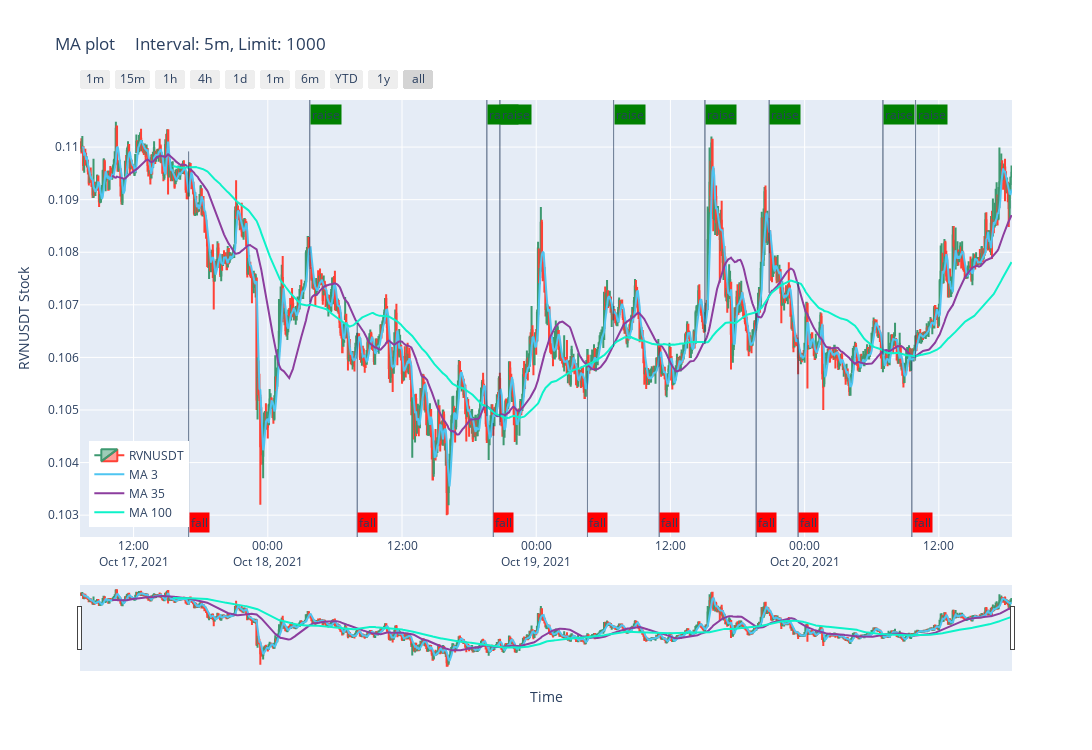

The code cell stored with this chart in its notebook:
### Code cell
# draw ticks
fig.update_layout(
    shapes = [dict(
        x0=i.timestamp, 
        x1=i.timestamp, 
        y0=0 if i.type == 'fall' else remap(i.val, max_val, min_val, 0, 1), 
        y1=remap(i.val, max_val, min_val, 0, 1) if i.type == 'fall' else 1, 
        xref='x', 
        yref='paper', 
        line_width=1, 
        opacity=FLAG_OPACITY,) for i in MA_ints ],
    annotations=[dict(
        x=i.timestamp, 
        y=0.01 if i.type == 'fall' else 0.99 , 
        xref='x', 
        yref='paper', 
        showarrow=False, 
        xanchor='left', 
        text=i.type, 
        bgcolor='red' if i.type == 'fall' else 'green') for i in MA_ints],
    hovermode='x',
)
# rename traces

### Figure 1 — Plotly figure (JSON) as saved in the notebook; plotly's stock layout.template omitted (floating-point values rounded to 4 significant figures; data arrays with more than 128 entries replaced by an {"elided": "..."} marker saying what was removed)
{"data": [{"close": {"elided": "1000 str values"}, "high": {"elided": "1000 str values"}, "low": {"elided": "1000 str values"}, "name": "RVNUSDT", "open": {"elided": "1000 str values"}, "type": "candlestick", "x": {"elided": "1000 str values"}}, {"line": {"color": "#4EC5F1", "width": 2}, "name": "MA 3", "type": "scatter", "x": {"elided": "1000 str values"}, "y": {"elided": "1000 float values"}}, {"line": {"color": "#8c3d9e", "width": 2}, "name": "MA 35", "type": "scatter", "x": {"elided": "1000 str values"}, "y": {"elided": "1000 float values"}}, {"line": {"color": "#0df2c9", "width": 2}, "name": "MA 100", "type": "scatter", "x": {"elided": "1000 str values"}, "y": {"elided": "1000 float values"}}], "layout": {"annotations": [{"bgcolor": "red", "showarrow": false, "text": "fall", "x": "2021-10-17T16:55:00", "xanchor": "left", "xref": "x", "y": 0.01, "yref": "paper"}, {"bgcolor": "green", "showarrow": false, "text": "raise", "x": "2021-10-18T03:45:00", "xanchor": "left", "xref": "x", "y": 0.99, "yref": "paper"}, {"bgcolor": "red", "showarrow": false, "text": "fall", "x": "2021-10-18T08:00:00", "xanchor": "left", "xref": "x", "y": 0.01, "yref": "paper"}, {"bgcolor": "green", "showarrow": false, "text": "raise", "x": "2021-10-18T19:35:00", "xanchor": "left", "xref": "x", "y": 0.99, "yref": "paper"}, {"bgcolor": "red", "showarrow": false, "text": "fall", "x": "2021-10-18T20:10:00", "xanchor": "left", "xref": "x", "y": 0.01, "yref": "paper"}, {"bgcolor": "green", "showarrow": false, "text": "raise", "x": "2021-10-18T20:45:00", "xanchor": "left", "xref": "x", "y": 0.99, "yref": "paper"}, {"bgcolor": "red", "showarrow": false, "text": "fall", "x": "2021-10-19T04:35:00", "xanchor": "left", "xref": "x", "y": 0.01, "yref": "paper"}, {"bgcolor": "green", "showarrow": false, "text": "raise", "x": "2021-10-19T06:55:00", "xanchor": "left", "xref": "x", "y": 0.99, "yref": "paper"}, {"bgcolor": "red", "showarrow": false, "text": "fall", "x": "2021-10-19T11:00:00", "xanchor": "left", "xref": "x", "y": 0.01, "yref": "paper"}, {"bgcolor": "green", "showarrow": false, "text": "raise", "x": "2021-10-19T15:05:00", "xanchor": "left", "xref": "x", "y": 0.99, "yref": "paper"}, {"bgcolor": "red", "showarrow": false, "text": "fall", "x": "2021-10-19T19:40:00", "xanchor": "left", "xref": "x", "y": 0.01, "yref": "paper"}, {"bgcolor": "green", "showarrow": false, "text": "raise", "x": "2021-10-19T20:50:00", "xanchor": "left", "xref": "x", "y": 0.99, "yref": "paper"}, {"bgcolor": "red", "showarrow": false, "text": "fall", "x": "2021-10-19T23:25:00", "xanchor": "left", "xref": "x", "y": 0.01, "yref": "paper"}, {"bgcolor": "green", "showarrow": false, "text": "raise", "x": "2021-10-20T07:00:00", "xanchor": "left", "xref": "x", "y": 0.99, "yref": "paper"}, {"bgcolor": "red", "showarrow": false, "text": "fall", "x": "2021-10-20T09:35:00", "xanchor": "left", "xref": "x", "y": 0.01, "yref": "paper"}, {"bgcolor": "green", "showarrow": false, "text": "raise", "x": "2021-10-20T09:55:00", "xanchor": "left", "xref": "x", "y": 0.99, "yref": "paper"}], "height": 750, "hovermode": "x", "legend": {"x": 0.01, "xanchor": "left", "y": 0.22, "yanchor": "top"}, "shapes": [{"line": {"width": 1}, "opacity": 0.6, "x0": "2021-10-17T16:55:00", "x1": "2021-10-17T16:55:00", "xref": "x", "y0": 0, "y1": 0.8819, "yref": "paper"}, {"line": {"width": 1}, "opacity": 0.6, "x0": "2021-10-18T03:45:00", "x1": "2021-10-18T03:45:00", "xref": "x", "y0": 0.538, "y1": 1, "yref": "paper"}, {"line": {"width": 1}, "opacity": 0.6, "x0": "2021-10-18T08:00:00", "x1": "2021-10-18T08:00:00", "xref": "x", "y0": 0, "y1": 0.4891, "yref": "paper"}, {"line": {"width": 1}, "opacity": 0.6, "x0": "2021-10-18T19:35:00", "x1": "2021-10-18T19:35:00", "xref": "x", "y0": 0.2767, "y1": 1, "yref": "paper"}, {"line": {"width": 1}, "opacity": 0.6, "x0": "2021-10-18T20:10:00", "x1": "2021-10-18T20:10:00", "xref": "x", "y0": 0, "y1": 0.2607, "yref": "paper"}, {"line": {"width": 1}, "opacity": 0.6, "x0": "2021-10-18T20:45:00", "x1": "2021-10-18T20:45:00", "xref": "x", "y0": 0.2557, "y1": 1, "yref": "paper"}, {"line": {"width": 1}, "opacity": 0.6, "x0": "2021-10-19T04:35:00", "x1": "2021-10-19T04:35:00", "xref": "x", "y0": 0, "y1": 0.3803, "yref": "paper"}, {"line": {"width": 1}, "opacity": 0.6, "x0": "2021-10-19T06:55:00", "x1": "2021-10-19T06:55:00", "xref": "x", "y0": 0.4353, "y1": 1, "yref": "paper"}, {"line": {"width": 1}, "opacity": 0.6, "x0": "2021-10-19T11:00:00", "x1": "2021-10-19T11:00:00", "xref": "x", "y0": 0, "y1": 0.4337, "yref": "paper"}, {"line": {"width": 1}, "opacity": 0.6, "x0": "2021-10-19T15:05:00", "x1": "2021-10-19T15:05:00", "xref": "x", "y0": 0.4416, "y1": 1, "yref": "paper"}, {"line": {"width": 1}, "opacity": 0.6, "x0": "2021-10-19T19:40:00", "x1": "2021-10-19T19:40:00", "xref": "x", "y0": 0, "y1": 0.5123, "yref": "paper"}, {"line": {"width": 1}, "opacity": 0.6, "x0": "2021-10-19T20:50:00", "x1": "2021-10-19T20:50:00", "xref": "x", "y0": 0.5587, "y1": 1, "yref": "paper"}, {"line": {"width": 1}, "opacity": 0.6, "x0": "2021-10-19T23:25:00", "x1": "2021-10-19T23:25:00", "xref": "x", "y0": 0, "y1": 0.5833, "yref": "paper"}, {"line": {"width": 1}, "opacity": 0.6, "x0": "2021-10-20T07:00:00", "x1": "2021-10-20T07:00:00", "xref": "x", "y0": 0.4177, "y1": 1, "yref": "paper"}, {"line": {"width": 1}, "opacity": 0.6, "x0": "2021-10-20T09:35:00", "x1": "2021-10-20T09:35:00", "xref": "x", "y0": 0, "y1": 0.4044, "yref": "paper"}, {"line": {"width": 1}, "opacity": 0.6, "x0": "2021-10-20T09:55:00", "x1": "2021-10-20T09:55:00", "xref": "x", "y0": 0.4039, "y1": 1, "yref": "paper"}], "showlegend": true, "title": {"text": "MA plot     Interval: 5m, Limit: 1000"}, "width": 1230, "xaxis": {"rangeselector": {"buttons": [{"count": 1, "label": "1m", "step": "minute", "stepmode": "backward"}, {"count": 15, "label": "15m", "step": "minute", "stepmode": "backward"}, {"count": 1, "label": "1h", "step": "hour", "stepmode": "backward"}, {"count": 4, "label": "4h", "step": "hour", "stepmode": "backward"}, {"count": 1, "label": "1d", "step": "day", "stepmode": "backward"}, {"count": 1, "label": "1m", "step": "month", "stepmode": "backward"}, {"count": 6, "label": "6m", "step": "month", "stepmode": "backward"}, {"count": 1, "label": "YTD", "step": "year", "stepmode": "todate"}, {"count": 1, "label": "1y", "step": "year", "stepmode": "backward"}, {"step": "all"}]}, "rangeslider": {"visible": true}, "title": {"text": "Time"}}, "yaxis": {"title": {"text": "RVNUSDT Stock"}}}}
